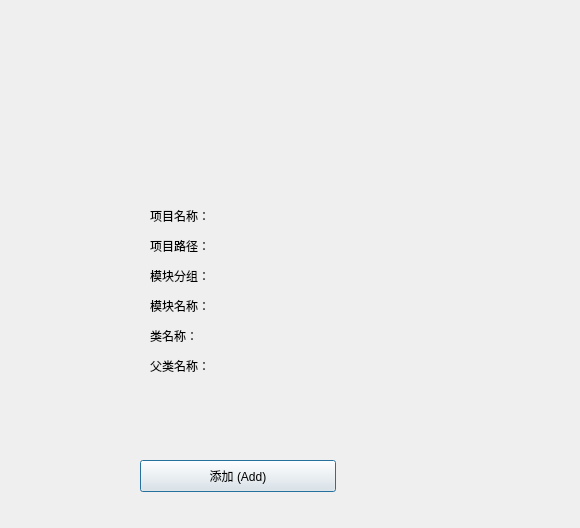
<?xml version="1.0" encoding="UTF-8"?>
<ui version="4.0">
 <class>QDAProjectAddDialog</class>
 <widget class="QDialog" name="QDAProjectAddDialog">
  <property name="geometry">
   <rect>
    <x>0</x>
    <y>0</y>
    <width>580</width>
    <height>528</height>
   </rect>
  </property>
  <property name="windowTitle">
   <string>Dialog</string>
  </property>
  <widget class="QPushButton" name="createProjectBtn">
   <property name="geometry">
    <rect>
     <x>140</x>
     <y>460</y>
     <width>196</width>
     <height>32</height>
    </rect>
   </property>
   <property name="text">
    <string>添加 (Add)</string>
   </property>
  </widget>
  <widget class="QLabel" name="label">
   <property name="geometry">
    <rect>
     <x>150</x>
     <y>200</y>
     <width>71</width>
     <height>31</height>
    </rect>
   </property>
   <property name="text">
    <string>项目名称：</string>
   </property>
  </widget>
  <widget class="QLabel" name="label_2">
   <property name="geometry">
    <rect>
     <x>150</x>
     <y>230</y>
     <width>71</width>
     <height>31</height>
    </rect>
   </property>
   <property name="text">
    <string>项目路径：</string>
   </property>
  </widget>
  <widget class="QLabel" name="label_3">
   <property name="geometry">
    <rect>
     <x>150</x>
     <y>260</y>
     <width>71</width>
     <height>31</height>
    </rect>
   </property>
   <property name="text">
    <string>模块分组：</string>
   </property>
  </widget>
  <widget class="QLabel" name="label_4">
   <property name="geometry">
    <rect>
     <x>150</x>
     <y>290</y>
     <width>71</width>
     <height>31</height>
    </rect>
   </property>
   <property name="text">
    <string>模块名称：</string>
   </property>
  </widget>
  <widget class="QLabel" name="label_5">
   <property name="geometry">
    <rect>
     <x>150</x>
     <y>320</y>
     <width>71</width>
     <height>31</height>
    </rect>
   </property>
   <property name="text">
    <string>类名称：</string>
   </property>
  </widget>
  <widget class="QLabel" name="label_6">
   <property name="geometry">
    <rect>
     <x>150</x>
     <y>350</y>
     <width>71</width>
     <height>31</height>
    </rect>
   </property>
   <property name="text">
    <string>父类名称：</string>
   </property>
  </widget>
 </widget>
 <resources/>
 <connections/>
</ui>
